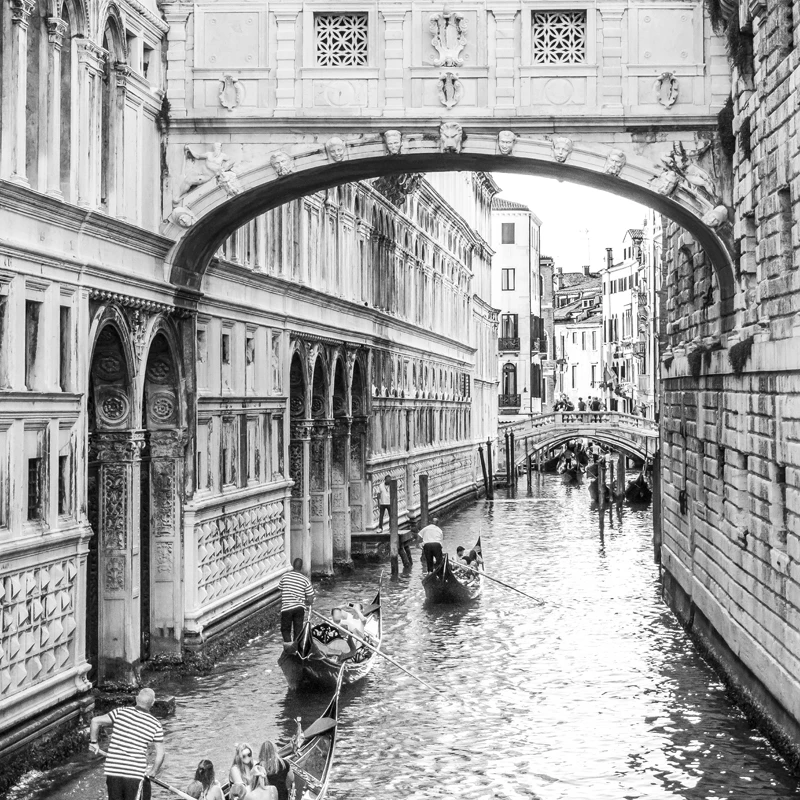
#> input picture histogram/esraresim.webp, 800 x 800 px
$ python histogramHesaplama.py
#> lines starting #> are read from the running program, lines starting #| are printed output that depends on the picture
import cv2
import numpy as np

image=cv2.imread("esraresim.webp")
#> image is the input picture: shape (800, 800, 3); mean B, G, R 162.4, 162.4, 162.4
cv2.imshow("resim",image)
import matplotlib.pyplot as plt
from PIL import Image
image = Image.open("esraresim.webp")
image = image.convert("L")
#> image: PIL image 800x800 L

width, height = image.size
#> width = 800; height = 800


histogram = [0] * 256


for y in range(height):
    for x in range(width):
        pixel_value = image.getpixel((x, y))
        histogram[pixel_value] += 1
#> after the loop, histogram = 256 values, max 19297 at index 255, min 0 at index 4, mean 2500


plt.bar(range(256), histogram)
plt.title("Histogram")
plt.xlabel("Piksel Değeri")
plt.ylabel("Piksel Sayısı")
plt.show()
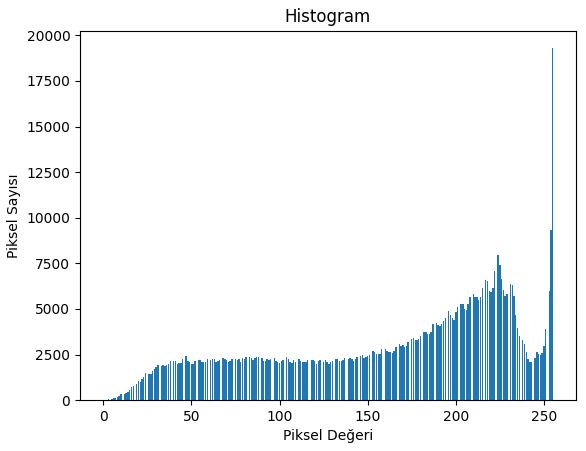
#> figure drawn by matplotlib, 1 panel; tallest bar 19297 high, from x = 254.6 to 255.4
